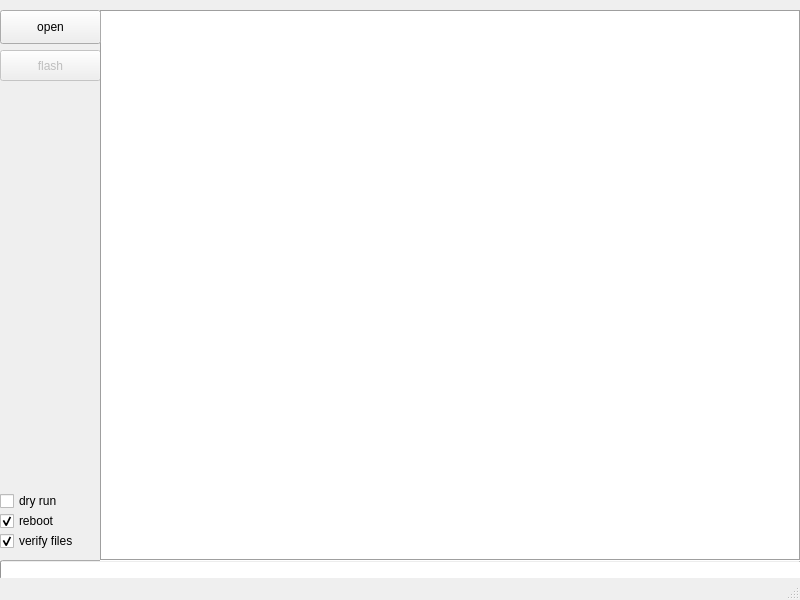
<?xml version="1.0" encoding="UTF-8"?>
<ui version="4.0">
 <class>MotorolaFlash</class>
 <widget class="QMainWindow" name="MotorolaFlash">
  <property name="geometry">
   <rect>
    <x>0</x>
    <y>0</y>
    <width>800</width>
    <height>600</height>
   </rect>
  </property>
  <property name="windowTitle">
   <string>MotorolaFlash</string>
  </property>
  <widget class="QWidget" name="centralwidget">
   <widget class="QPushButton" name="flashButton">
    <property name="enabled">
     <bool>false</bool>
    </property>
    <property name="geometry">
     <rect>
      <x>0</x>
      <y>50</y>
      <width>101</width>
      <height>31</height>
     </rect>
    </property>
    <property name="text">
     <string>flash</string>
    </property>
   </widget>
   <widget class="QProgressBar" name="progressBar">
    <property name="geometry">
     <rect>
      <x>0</x>
      <y>560</y>
      <width>801</width>
      <height>20</height>
     </rect>
    </property>
    <property name="sizePolicy">
     <sizepolicy hsizetype="Expanding" vsizetype="Fixed">
      <horstretch>0</horstretch>
      <verstretch>0</verstretch>
     </sizepolicy>
    </property>
    <property name="value">
     <number>0</number>
    </property>
    <property name="textVisible">
     <bool>false</bool>
    </property>
   </widget>
   <widget class="QTextEdit" name="logText">
    <property name="geometry">
     <rect>
      <x>100</x>
      <y>10</y>
      <width>701</width>
      <height>551</height>
     </rect>
    </property>
    <property name="acceptDrops">
     <bool>true</bool>
    </property>
    <property name="autoFillBackground">
     <bool>false</bool>
    </property>
    <property name="frameShape">
     <enum>QFrame::Box</enum>
    </property>
    <property name="readOnly">
     <bool>true</bool>
    </property>
    <property name="acceptRichText">
     <bool>false</bool>
    </property>
   </widget>
   <widget class="QPushButton" name="openButton">
    <property name="geometry">
     <rect>
      <x>0</x>
      <y>10</y>
      <width>101</width>
      <height>34</height>
     </rect>
    </property>
    <property name="text">
     <string>open</string>
    </property>
   </widget>
   <widget class="QCheckBox" name="verifyCheckBox">
    <property name="geometry">
     <rect>
      <x>0</x>
      <y>530</y>
      <width>101</width>
      <height>22</height>
     </rect>
    </property>
    <property name="text">
     <string>verify files</string>
    </property>
    <property name="checked">
     <bool>true</bool>
    </property>
   </widget>
   <widget class="QCheckBox" name="rebootCheckBox">
    <property name="geometry">
     <rect>
      <x>0</x>
      <y>510</y>
      <width>88</width>
      <height>22</height>
     </rect>
    </property>
    <property name="text">
     <string>reboot</string>
    </property>
    <property name="checked">
     <bool>true</bool>
    </property>
   </widget>
   <widget class="QCheckBox" name="dryRunCheckBox">
    <property name="geometry">
     <rect>
      <x>0</x>
      <y>490</y>
      <width>88</width>
      <height>22</height>
     </rect>
    </property>
    <property name="text">
     <string>dry run</string>
    </property>
   </widget>
  </widget>
  <widget class="QStatusBar" name="statusbar"/>
 </widget>
 <resources/>
 <connections/>
</ui>
